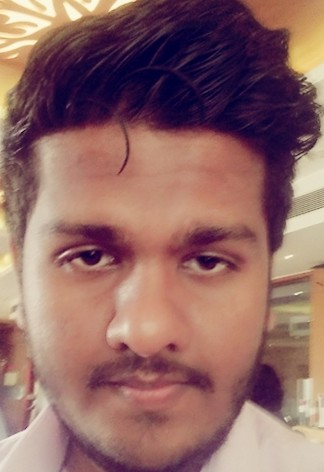
%> input picture IPA/myface.jpg, 324 x 472 px
$ octave AssignmentQ1.m   (GNU Octave 9; MATLAB toolbox functions it lacks are replaced by stand-ins)
%> lines starting %> are read from the running program, lines starting %| are printed output that depends on the picture
%Setting the VSG path.
addpath('C:\\VSG_IPA_toolbox');

% Load the image.
image = imread('myface.jpg');
%> image is the input picture: size 472x324x3 uint8; mean R, G, B 145.1, 105.3, 102.5
disp('Loaded Image sucessfully');

%Displaying the Image.
dimension = figure;
imshow(uint8(image));
set(dimension, 'Name', 'My Face');

% Adding Noise
NoiseImage = imnoise(image,'gaussian',0,0.05);
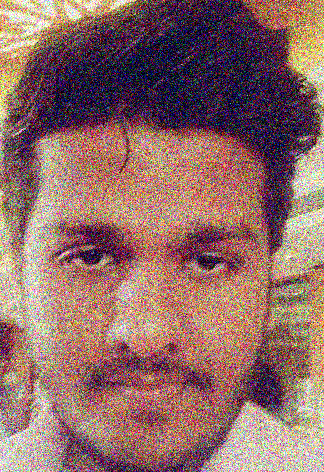
%> NoiseImage: size 472x324x3 uint8; mean R, G, B 144.2, 108.6, 103.8

% Converting into GreyScale using rgb2gray function & converting into uint8.
GreyImage = rgb2gray(NoiseImage);
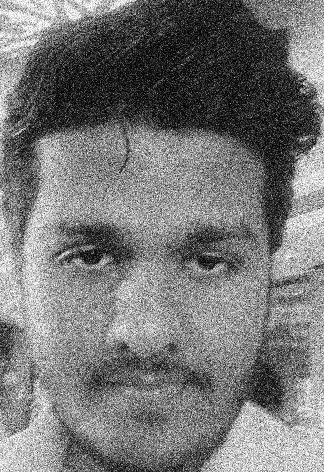
%> GreyImage: size 472x324 uint8; min 0, max 255, mean 118.7
disp('Converted RGB image into GreyScale successfully');
GreyImage = uint8(GreyImage);


% Applying the low Pass filter.
%> (the run ends here)
